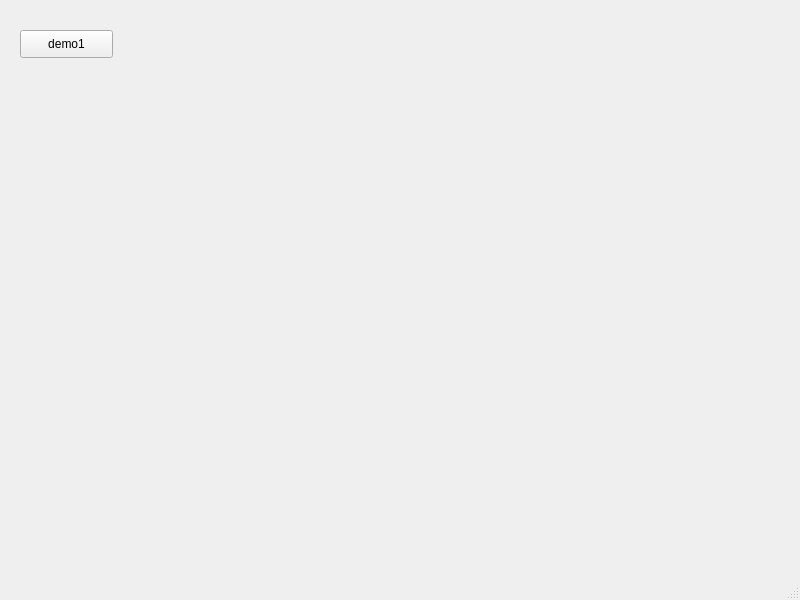
<?xml version="1.0" encoding="UTF-8"?>
<ui version="4.0">
 <class>MainWindow</class>
 <widget class="QMainWindow" name="MainWindow">
  <property name="geometry">
   <rect>
    <x>0</x>
    <y>0</y>
    <width>800</width>
    <height>600</height>
   </rect>
  </property>
  <property name="windowTitle">
   <string>MainWindow</string>
  </property>
  <widget class="QWidget" name="centralwidget">
   <widget class="QPushButton" name="btnDemo1">
    <property name="geometry">
     <rect>
      <x>20</x>
      <y>30</y>
      <width>93</width>
      <height>28</height>
     </rect>
    </property>
    <property name="text">
     <string>demo1</string>
    </property>
   </widget>
  </widget>
  <widget class="QMenuBar" name="menubar">
   <property name="geometry">
    <rect>
     <x>0</x>
     <y>0</y>
     <width>800</width>
     <height>26</height>
    </rect>
   </property>
  </widget>
  <widget class="QStatusBar" name="statusbar"/>
 </widget>
 <resources/>
 <connections/>
</ui>
